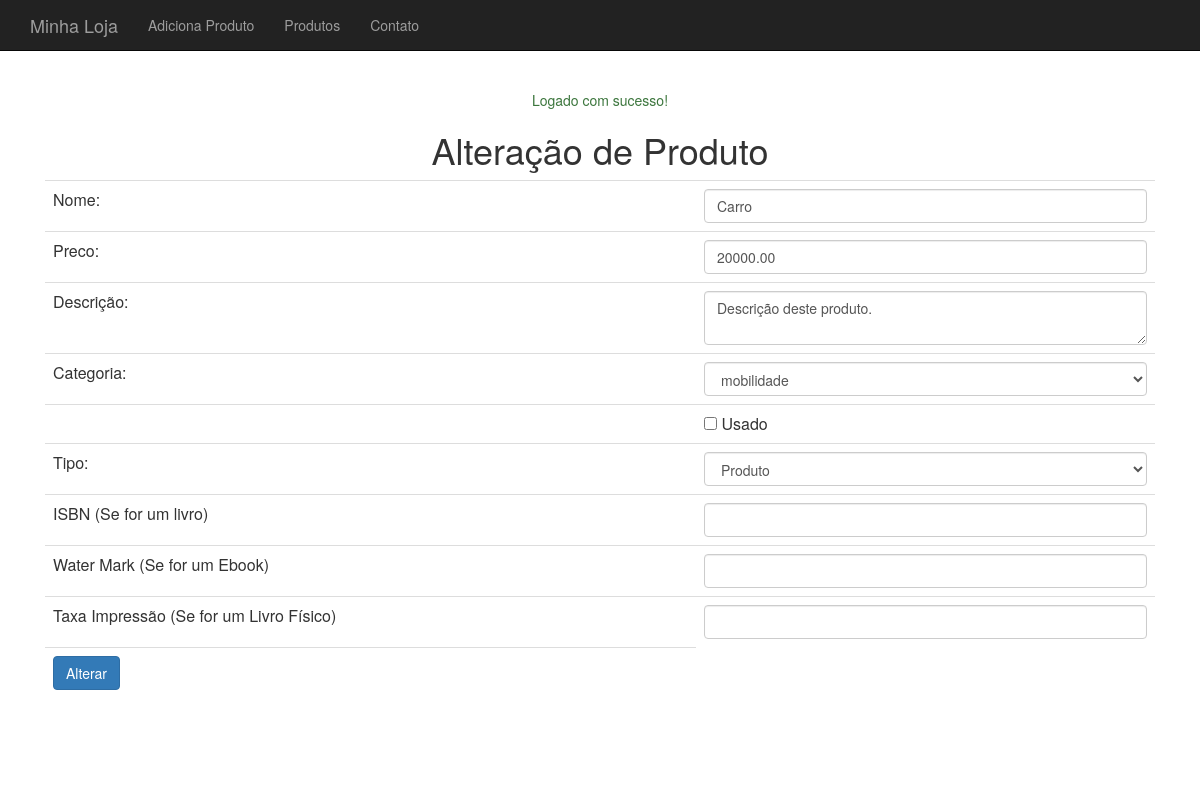
Page /produto-altera-formulario.php?id=1 (signed in) on the committed database.
### tables this page shows
create table produtos (id integer auto_increment primary key, nome varchar(255), preco decimal(10,2));

### class/CategoriaDao.php (called while the page is built)
<?php
class CategoriaDao {
    private $conexao;
    public function __construct($conexao) {
        $this->conexao = $conexao;
    }
    function listaCategorias() {
        $categorias = array();
        $query      = "select * from categorias";
        $resposta   = mysqli_query($this->conexao, $query);
        while ($categoriaArray = mysqli_fetch_assoc($resposta)) {
            $categoria = new Categoria();
            $categoria->setId($categoriaArray['id']);
            $categoria->setNome($categoriaArray['nome']);
            array_push($categorias, $categoria);
        }
        return $categorias;
    }
}

### class/ProdutoDao.php (called while the page is built, shortened)
<?php
class ProdutoDao {
    private $conexao;
    public function __construct($conexao) {
        $this->conexao = $conexao;
    }
    function buscaProduto($id) {
        $id = mysqli_real_escape_string($this->conexao, $id);
        $query     = "select p.*, c.nome as categoria from produtos as p inner join categorias as c on c.id = p.categoria_id where p.id = {$id}";
        $resultado = mysqli_query($this->conexao, $query);
        $produtoArray = mysqli_fetch_assoc($resultado);
        $categoria = new Categoria();
        $tipo = $produtoArray['tipoProduto'];
        $factory = new ProdutoFactory();
        $produto = $factory->criaPor($tipo, $produtoArray);
        return $produto;
    }
}

### class/ProdutoFactory.php (called while the page is built)
<?php
class ProdutoFactory {
    private $classes = array("Ebook", "LivroFisico");
    public function criaPor($tipoProduto, $params) {
        $nome = $params['nome'];
        $preco = $params['preco'];
        $descricao = $params['descricao'];
        $categoria = new Categoria();
        $usado = $params['usado'];
        if (isset($params['categoria_id'])) {
            $categoria->setId($params['categoria_id']);
        }
        if (isset($params['categoria'])) {
            $categoria->setNome($params['categoria']);
        }
        if (in_array($tipoProduto, $this->classes)) {
            $produto = new $tipoProduto($nome, $preco, $descricao, $categoria, $usado);
            $produto->atualizaBaseadoEm($params);
        } else {
            $produto = new Produto($nome, $preco, $descricao, $categoria, $usado);
        }
        if (isset($params['id'])) {
            $produto->setId($params['id']);
        }
        $produto->setTipo($tipoProduto);
        $produto->setUsado($params['usado']);
        if (isset($params['usado'])) {
            $produto->setUsado($params['usado']);
        }
        return $produto;
    }
}

### class/Produto.php (called while the page is built, shortened)
<?php
class Produto {
    private $nome;
	private $preco;
    private $descricao;
    private $categoria;
    private $usado;
    private $tipo;
    public function __construct($nome, $preco, $descricao, Categoria $categoria, $usado) {
        $this->nome = $nome;
        $this->preco = $preco;
        $this->descricao = $descricao;
        $this->categoria = $categoria;
        $this->usado = $usado;
    }
    public function getNome() {
        return $this->nome;
    }
    public function getPreco() {
        return $this->preco;
    }
    public function getDescricao() {
        return $this->descricao;
    }
    public function getCategoria() {
        return $this->categoria;
    }
    public function getUsado() {
        return $this->usado;
    }
    public function getTipo() {
        return $this->tipo;
    }
    public function setTipo($tipo) {
        $this->tipo = $tipo;
    }
    public function setUsado($usado) {
        $this->usado = $usado;
    }
    public function temIsbn() {
        return $this instanceof Livro;
    }
    public function temWaterMark() {
        return $this instanceof Ebook;
    }
    public function temTaxaImpressao() {
        return $this instanceof LivroFisico;
    }
}

### class/Categoria.php (called while the page is built, shortened)
<?php
class Categoria {
	private $id;
	private $nome;
    public function getId() {
        return $this->id;
    }
    public function setId($id) {
        $this->id = $id;
    }
    public function getNome() {
        return $this->nome;
    }
    public function setNome($nome) {
        $this->nome = $nome;
    }
}

### produto-formulario-base.php (the view, shortened to what this page needs)
<table class="table">
    <tr>
        <td>Nome:</td>
        <td><input class="form-control" type="text" name="nome" value="<?=$produto->getNome()?>"></td>
    </tr>
    <tr>
        <td>Preco:</td>
        <td><input class="form-control" type="number" name="preco" value="<?=$produto->getPreco()?>"></td>
    </tr>
    <tr>
        <td>Descrição:</td>
        <td>
            <textarea name="descricao" class="form-control"><?=$produto->getDescricao()?></textarea>
        </td>
    </tr>
    <tr>
        <td>Categoria:</td>
        <td>
            <select name="categoria_id" class="form-control">
                <?php foreach ($categorias as $categoria) {
                    $selected = $produto->getCategoria() != null && $categoria->getId() == $produto->getCategoria()->getId() ? "selected=\"selected\"" : "";
                    ?>
                    <option <?=$selected?> value="<?=$categoria->getId()?>"><?=$categoria->getNome()?></option>
                <?php  } ?>
            </select>
        </td>
    </tr>
    <tr>
        <td></td>
        <td><input type="checkbox" name="usado" <?=$usado?> value="true"> Usado</td>
    </tr>
    <tr>
        <td>Tipo:</td>
        <td>
            <select name="tipo" class="form-control">
                <?php
                $tipos = array("Produto", "Livro Fisico", "Ebook");
                foreach ($tipos as $tipo) {
                    $valor = str_replace(" ", "", $tipo);
                    $selected = $produto->getTipo() == $valor ? "selected=\"selected\"" : "";
                        ?>
                    <option <?=$selected?> value="<?=$valor?>"><?=$tipo?></option>
                <?php  } ?>
            </select>
        </td>
    </tr>
    <tr>
        <td>ISBN (Se for um livro)</td>
        <td>
            <input class="form-control" type="text" name="isbn" value="<?php echo  $produto->temIsbn() ? $produto->getIsbn() : ""; ?>">
        </td>
    </tr>
    <tr>
        <td>Water Mark (Se for um Ebook)</td>
        <td>
            <input class="form-control" type="text" name="waterMark" value="<?php echo  $produto->temWaterMark() ? $produto->getWaterMark() : ""; ?>">
        </td>
    </tr>
    <tr>
        <td>Taxa Impressão (Se for um Livro Físico)</td>
        <td>
            <input class="form-control" type="text" name="taxaImpressao" value="<?php echo  $produto->temTaxaImpressao() ? $produto->getTaxaImpressao() : ""; ?>">
        </td>
    </tr>

### css/loja.css (style rules this page uses)
body { padding-top: 50px; }

### rows in the picture
produtos: nome "Carro", preco "20000.00", descricao "Descrição deste produto."

### other values in the picture
$_SESSION[$tipo] "Logado com sucesso!"
form field categoria_id "mobilidade"
form field tipo "Produto"
